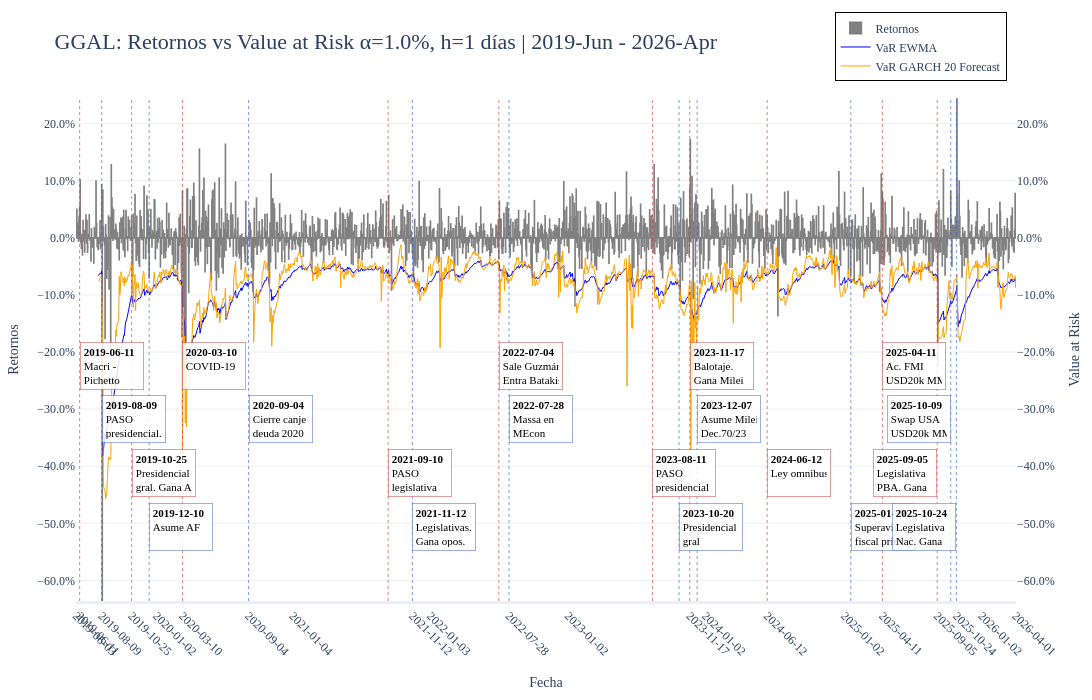

Notebook code for this chart:
### Code cell
COLOR_ALT_1 = "rgba(200,50,50,0.60)"
COLOR_ALT_2 = "rgba(50,90,200,0.60)"

datos = returns                # Serie o array de retornos (index datetime)
tickers = TICKERS

eje_x = datos.index
x_cat = eje_x.strftime("%Y/%m/%d")  # eje categórico con fechas como string (mantiene orden de aparición)

fecha_inicio, fecha_fin = datos.index[[0, -1]]
periodo = f"{fecha_inicio.strftime('%Y-%b')} - {fecha_fin.strftime('%Y-%b')}"
graf_titulo = f'{tickers[0]}: Retornos vs Value at Risk \u03B1={alpha * 100:.1f}%, h={h} días | {periodo}'
eje_x_titulo = 'Fecha'
eje_y_titulo = 'Retornos'
eje_y_titulo_2 = 'Value at Risk'


# primer dia de cada año y cada 2do semestre
idx_anio = pd.DatetimeIndex(eje_x.to_series().groupby(eje_x.year).min().values)
mask_sem2 = eje_x.month >= 7
idx_sem2 = pd.DatetimeIndex(
    eje_x[mask_sem2].to_series().groupby(eje_x[mask_sem2].year).min().values)
fechas_tick = (pd.DatetimeIndex([eje_x.min(), eje_x.max()])
            	.union(idx_anio)#.union(idx_sem2)
                .unique().sort_values())


hechos = reasignar_fechas_hechos(hechos, x_cat)
hechos["MostrarEnEjeX"] = hechos["MostrarEnEjeX"].fillna(False).astype(bool)

if "Color" not in hechos.columns:
    n = len(hechos)
    hechos["Color"] = np.where((np.arange(n) % 2) == 0, COLOR_ALT_1, COLOR_ALT_2)

# Fechas de hechos seleccionadas para el eje X
fechas_hechos = pd.to_datetime(hechos.loc[hechos["MostrarEnEjeX"], "FechaGraficada"]).sort_values()
fechas_combinadas = pd.to_datetime(pd.Index(fechas_tick).union(fechas_hechos)).drop_duplicates().sort_values()

tickvals = fechas_combinadas.strftime('%Y/%m/%d')
ticktext = fechas_combinadas.strftime('%Y-%m-%d')


fig_VaR = go.Figure()

# Barras de retornos
fig_VaR.add_trace(go.Bar(
    x=x_cat,
    y=datos,
    marker=dict(color='grey', line=dict(color='grey', width=1.2)),
    opacity=1,
    name='Retornos',
))

# Líneas de VaR (eje derecho)
line_props = [
    {"y": VaR_EWMA,               "color": "blue",   "dash": "solid", "text_leg": "VaR EWMA"},
    {"y": VaR_GARCH_20_forecast,  "color": "orange", "dash": "solid", "text_leg": "VaR GARCH 20 Forecast"},
]
for prop in line_props:
    fig_VaR.add_trace(go.Scatter(
        x=x_cat,
        y=prop["y"],
        mode="lines",
        line=dict(color=prop["color"], dash=prop["dash"], width=1),
        name=prop["text_leg"],
        showlegend=True,
        yaxis="y2"
    ))


# Lineas verticales
# Posiciones en 'paper' para escalonar anotaciones (0=abajo, 1=arriba)
y_bandas = np.linspace(0.42, 0.1, 4)  # 5 niveles
# offset = 0.17 * (max(datos) - min(datos))  # desplazamiento vertical base
hechos_ordenados = hechos.sort_values("FechaGraficada")

for i, fila in hechos_ordenados.iterrows():
    f_g = pd.to_datetime(fila["FechaGraficada"])
    fecha_str = f_g.strftime("%Y/%m/%d")
    descripcion = fila["Hecho relevante"]
    color_linea = fila["Color"]

    # Alinear el texto cerca de extremos
    if f_g >= eje_x.max() - pd.Timedelta(days=270):
        xanchor = "right"
    elif f_g <= eje_x.min() + pd.Timedelta(days=180):
        xanchor = "left"
    else:
        xanchor = "left"

    # Línea vertical (color específico para cada hecho)
    fig_VaR.add_vline(
        x=fecha_str,
        line=dict(color=color_linea, width=1, dash="dot"),
        layer="above",
    )

    # Anotación (usar 'paper' en Y para independencia de escala)
    y_pos = float(y_bandas[i % len(y_bandas)])
    fig_VaR.add_annotation(
        x=fecha_str,
        y=y_pos,
        xref="x",
        yref="paper",
        text=f"<b>{fila['FechaGraficada'].strftime('%Y-%m-%d')}</b><br>{wrap_text_for_plotly(descripcion, 13)}",
        xanchor=xanchor, yanchor="bottom",
        font=dict(size=11, color="black", family="calibri"),
        bgcolor="rgba(255,255,255,0.85)",
        bordercolor=color_linea,
        borderwidth=0.8,
        borderpad=3,
        showarrow=False,
        width=56,
        height=40,
        valign="top",
        align="left",
    )

# # --- líneas verticales suaves para el 1-ene de cada año (debajo de las trazas) ---
# idx_anio = pd.DatetimeIndex(eje_x.to_series().groupby(eje_x.year).min().values)  # 1.º día presente de cada año
# for x in idx_anio.strftime("%Y/%m/%d"):
#     fig_VaR.add_vline(
#         x=x,
#         line=dict(color="rgba(0,0,0,0.22)", width=1),  # gris tenue, profesional
#         layer="below"  # bajo las barras y líneas de VaR
#     )


# Rango de ejes
min_retornos = float(np.min(datos))
max_retornos = float(np.max(datos))
min_volatilidad = float(min(np.min(p["y"]) for p in line_props))
max_volatilidad = float(max(np.max(p["y"]) for p in line_props))
rango_y = [min(min_retornos, min_volatilidad), max(max_retornos, max_volatilidad)]


fig_VaR.update_layout(
    width=1400, height=700, margin=dict(l=40, r=40, t=60, b=40),
    title=graf_titulo,
    title_font=dict(size=22, family="calibri"),
    font=dict(size=12, family="calibri"),
    xaxis=dict(
        title=dict(text=eje_x_titulo, standoff=20),
        type="category", tickmode="array",
        tickvals=tickvals, ticktext=ticktext,
        tickangle=45,
        showticklabels=True,
        showline=True, linewidth=3,
        # categoryorder="array", categoryarray=list(x_cat),
    ),
    yaxis=dict(title=eje_y_titulo, tickformat=".1%", side="left", range=rango_y),
    yaxis2=dict(title=eje_y_titulo_2, tickformat=".1%", overlaying="y", side="right", showgrid=False, range=rango_y),
    legend=dict(bordercolor="black", borderwidth=1, x=0.99, y=1.17, xanchor="right", yanchor="top"),
    template="plotly_white"
)

fig_VaR.show()
fig_VaR.write_html("VaR_con_eventos.html")

### Figure 1 — Plotly figure (JSON) as saved in the notebook; plotly's stock layout.template omitted (floating-point values rounded to 4 significant figures; data arrays with more than 128 entries replaced by an {"elided": "..."} marker saying what was removed)
{"data": [{"marker": {"color": "grey", "line": {"color": "grey", "width": 1.2}}, "name": "Retornos", "opacity": 1, "type": "bar", "x": {"elided": "1664 str values"}, "y": {"elided": "1664 float values"}}, {"line": {"color": "blue", "dash": "solid", "width": 1}, "mode": "lines", "name": "VaR EWMA", "showlegend": true, "type": "scatter", "x": {"elided": "1664 str values"}, "y": {"elided": "1664 float values"}, "yaxis": "y2"}, {"line": {"color": "orange", "dash": "solid", "width": 1}, "mode": "lines", "name": "VaR GARCH 20 Forecast", "showlegend": true, "type": "scatter", "x": {"elided": "1664 str values"}, "y": {"elided": "1664 float values"}, "yaxis": "y2"}], "layout": {"annotations": [{"align": "left", "bgcolor": "rgba(255,255,255,0.85)", "bordercolor": "rgba(200,50,50,0.60)", "borderpad": 3, "borderwidth": 0.8, "font": {"color": "black", "family": "calibri", "size": 11}, "height": 40, "showarrow": false, "text": "<b>2019-06-11</b><br>Macri -<br>Pichetto", "valign": "top", "width": 56, "x": "2019/06/11", "xanchor": "left", "xref": "x", "y": 0.42, "yanchor": "bottom", "yref": "paper"}, {"align": "left", "bgcolor": "rgba(255,255,255,0.85)", "bordercolor": "rgba(50,90,200,0.60)", "borderpad": 3, "borderwidth": 0.8, "font": {"color": "black", "family": "calibri", "size": 11}, "height": 40, "showarrow": false, "text": "<b>2019-08-09</b><br>PASO<br>presidencial.<br>Pierde MM", "valign": "top", "width": 56, "x": "2019/08/09", "xanchor": "left", "xref": "x", "y": 0.3133, "yanchor": "bottom", "yref": "paper"}, {"align": "left", "bgcolor": "rgba(255,255,255,0.85)", "bordercolor": "rgba(200,50,50,0.60)", "borderpad": 3, "borderwidth": 0.8, "font": {"color": "black", "family": "calibri", "size": 11}, "height": 40, "showarrow": false, "text": "<b>2019-10-25</b><br>Presidencial<br>gral. Gana AF", "valign": "top", "width": 56, "x": "2019/10/25", "xanchor": "left", "xref": "x", "y": 0.2067, "yanchor": "bottom", "yref": "paper"}, {"align": "left", "bgcolor": "rgba(255,255,255,0.85)", "bordercolor": "rgba(50,90,200,0.60)", "borderpad": 3, "borderwidth": 0.8, "font": {"color": "black", "family": "calibri", "size": 11}, "height": 40, "showarrow": false, "text": "<b>2019-12-10</b><br>Asume AF", "valign": "top", "width": 56, "x": "2019/12/10", "xanchor": "left", "xref": "x", "y": 0.1, "yanchor": "bottom", "yref": "paper"}, {"align": "left", "bgcolor": "rgba(255,255,255,0.85)", "bordercolor": "rgba(200,50,50,0.60)", "borderpad": 3, "borderwidth": 0.8, "font": {"color": "black", "family": "calibri", "size": 11}, "height": 40, "showarrow": false, "text": "<b>2020-03-10</b><br>COVID-19", "valign": "top", "width": 56, "x": "2020/03/10", "xanchor": "left", "xref": "x", "y": 0.42, "yanchor": "bottom", "yref": "paper"}, {"align": "left", "bgcolor": "rgba(255,255,255,0.85)", "bordercolor": "rgba(50,90,200,0.60)", "borderpad": 3, "borderwidth": 0.8, "font": {"color": "black", "family": "calibri", "size": 11}, "height": 40, "showarrow": false, "text": "<b>2020-09-04</b><br>Cierre canje<br>deuda 2020", "valign": "top", "width": 56, "x": "2020/09/04", "xanchor": "left", "xref": "x", "y": 0.3133, "yanchor": "bottom", "yref": "paper"}, {"align": "left", "bgcolor": "rgba(255,255,255,0.85)", "bordercolor": "rgba(200,50,50,0.60)", "borderpad": 3, "borderwidth": 0.8, "font": {"color": "black", "family": "calibri", "size": 11}, "height": 40, "showarrow": false, "text": "<b>2021-09-10</b><br>PASO<br>legislativa", "valign": "top", "width": 56, "x": "2021/09/10", "xanchor": "left", "xref": "x", "y": 0.2067, "yanchor": "bottom", "yref": "paper"}, {"align": "left", "bgcolor": "rgba(255,255,255,0.85)", "bordercolor": "rgba(50,90,200,0.60)", "borderpad": 3, "borderwidth": 0.8, "font": {"color": "black", "family": "calibri", "size": 11}, "height": 40, "showarrow": false, "text": "<b>2021-11-12</b><br>Legislativas.<br>Gana opos.", "valign": "top", "width": 56, "x": "2021/11/12", "xanchor": "left", "xref": "x", "y": 0.1, "yanchor": "bottom", "yref": "paper"}, {"align": "left", "bgcolor": "rgba(255,255,255,0.85)", "bordercolor": "rgba(200,50,50,0.60)", "borderpad": 3, "borderwidth": 0.8, "font": {"color": "black", "family": "calibri", "size": 11}, "height": 40, "showarrow": false, "text": "<b>2022-07-04</b><br>Sale Guzmán.<br>Entra Batakis", "valign": "top", "width": 56, "x": "2022/07/04", "xanchor": "left", "xref": "x", "y": 0.42, "yanchor": "bottom", "yref": "paper"}, {"align": "left", "bgcolor": "rgba(255,255,255,0.85)", "bordercolor": "rgba(50,90,200,0.60)", "borderpad": 3, "borderwidth": 0.8, "font": {"color": "black", "family": "calibri", "size": 11}, "height": 40, "showarrow": false, "text": "<b>2022-07-28</b><br>Massa en<br>MEcon", "valign": "top", "width": 56, "x": "2022/07/28", "xanchor": "left", "xref": "x", "y": 0.3133, "yanchor": "bottom", "yref": "paper"}, {"align": "left", "bgcolor": "rgba(255,255,255,0.85)", "bordercolor": "rgba(200,50,50,0.60)", "borderpad": 3, "borderwidth": 0.8, "font": {"color": "black", "family": "calibri", "size": 11}, "height": 40, "showarrow": false, "text": "<b>2023-08-11</b><br>PASO<br>presidencial", "valign": "top", "width": 56, "x": "2023/08/11", "xanchor": "left", "xref": "x", "y": 0.2067, "yanchor": "bottom", "yref": "paper"}, {"align": "left", "bgcolor": "rgba(255,255,255,0.85)", "bordercolor": "rgba(50,90,200,0.60)", "borderpad": 3, "borderwidth": 0.8, "font": {"color": "black", "family": "calibri", "size": 11}, "height": 40, "showarrow": false, "text": "<b>2023-10-20</b><br>Presidencial<br>gral", "valign": "top", "width": 56, "x": "2023/10/20", "xanchor": "left", "xref": "x", "y": 0.1, "yanchor": "bottom", "yref": "paper"}, {"align": "left", "bgcolor": "rgba(255,255,255,0.85)", "bordercolor": "rgba(200,50,50,0.60)", "borderpad": 3, "borderwidth": 0.8, "font": {"color": "black", "family": "calibri", "size": 11}, "height": 40, "showarrow": false, "text": "<b>2023-11-17</b><br>Balotaje.<br>Gana Milei", "valign": "top", "width": 56, "x": "2023/11/17", "xanchor": "left", "xref": "x", "y": 0.42, "yanchor": "bottom", "yref": "paper"}, {"align": "left", "bgcolor": "rgba(255,255,255,0.85)", "bordercolor": "rgba(50,90,200,0.60)", "borderpad": 3, "borderwidth": 0.8, "font": {"color": "black", "family": "calibri", "size": 11}, "height": 40, "showarrow": false, "text": "<b>2023-12-07</b><br>Asume Milei +<br>Dec.70/23", "valign": "top", "width": 56, "x": "2023/12/07", "xanchor": "left", "xref": "x", "y": 0.3133, "yanchor": "bottom", "yref": "paper"}, {"align": "left", "bgcolor": "rgba(255,255,255,0.85)", "bordercolor": "rgba(200,50,50,0.60)", "borderpad": 3, "borderwidth": 0.8, "font": {"color": "black", "family": "calibri", "size": 11}, "height": 40, "showarrow": false, "text": "<b>2024-06-12</b><br>Ley omnibus", "valign": "top", "width": 56, "x": "2024/06/12", "xanchor": "left", "xref": "x", "y": 0.2067, "yanchor": "bottom", "yref": "paper"}, {"align": "left", "bgcolor": "rgba(255,255,255,0.85)", "bordercolor": "rgba(50,90,200,0.60)", "borderpad": 3, "borderwidth": 0.8, "font": {"color": "black", "family": "calibri", "size": 11}, "height": 40, "showarrow": false, "text": "<b>2025-01-17</b><br>Superavit<br>fiscal prim.", "valign": "top", "width": 56, "x": "2025/01/17", "xanchor": "left", "xref": "x", "y": 0.1, "yanchor": "bottom", "yref": "paper"}, {"align": "left", "bgcolor": "rgba(255,255,255,0.85)", "bordercolor": "rgba(200,50,50,0.60)", "borderpad": 3, "borderwidth": 0.8, "font": {"color": "black", "family": "calibri", "size": 11}, "height": 40, "showarrow": false, "text": "<b>2025-04-11</b><br>Ac. FMI<br>USD20k MM +<br>Fin cepo min.", "valign": "top", "width": 56, "x": "2025/04/11", "xanchor": "left", "xref": "x", "y": 0.42, "yanchor": "bottom", "yref": "paper"}, {"align": "left", "bgcolor": "rgba(255,255,255,0.85)", "bordercolor": "rgba(200,50,50,0.60)", "borderpad": 3, "borderwidth": 0.8, "font": {"color": "black", "family": "calibri", "size": 11}, "height": 40, "showarrow": false, "text": "<b>2025-09-05</b><br>Legislativa<br>PBA. Gana<br>opos.", "valign": "top", "width": 56, "x": "2025/09/05", "xanchor": "right", "xref": "x", "y": 0.2067, "yanchor": "bottom", "yref": "paper"}, {"align": "left", "bgcolor": "rgba(255,255,255,0.85)", "bordercolor": "rgba(50,90,200,0.60)", "borderpad": 3, "borderwidth": 0.8, "font": {"color": "black", "family": "calibri", "size": 11}, "height": 40, "showarrow": false, "text": "<b>2025-10-09</b><br>Swap USA<br>USD20k MM", "valign": "top", "width": 56, "x": "2025/10/09", "xanchor": "right", "xref": "x", "y": 0.3133, "yanchor": "bottom", "yref": "paper"}, {"align": "left", "bgcolor": "rgba(255,255,255,0.85)", "bordercolor": "rgba(50,90,200,0.60)", "borderpad": 3, "borderwidth": 0.8, "font": {"color": "black", "family": "calibri", "size": 11}, "height": 40, "showarrow": false, "text": "<b>2025-10-24</b><br>Legislativa<br>Nac. Gana<br>ofic.", "valign": "top", "width": 56, "x": "2025/10/24", "xanchor": "right", "xref": "x", "y": 0.1, "yanchor": "bottom", "yref": "paper"}], "font": {"family": "calibri", "size": 12}, "height": 700, "legend": {"bordercolor": "black", "borderwidth": 1, "x": 0.99, "xanchor": "right", "y": 1.17, "yanchor": "top"}, "margin": {"b": 40, "l": 40, "r": 40, "t": 60}, "shapes": [{"layer": "above", "line": {"color": "rgba(200,50,50,0.60)", "dash": "dot", "width": 1}, "type": "line", "x0": "2019/06/11", "x1": "2019/06/11", "xref": "x", "y0": 0, "y1": 1, "yref": "y domain"}, {"layer": "above", "line": {"color": "rgba(50,90,200,0.60)", "dash": "dot", "width": 1}, "type": "line", "x0": "2019/08/09", "x1": "2019/08/09", "xref": "x", "y0": 0, "y1": 1, "yref": "y domain"}, {"layer": "above", "line": {"color": "rgba(200,50,50,0.60)", "dash": "dot", "width": 1}, "type": "line", "x0": "2019/10/25", "x1": "2019/10/25", "xref": "x", "y0": 0, "y1": 1, "yref": "y domain"}, {"layer": "above", "line": {"color": "rgba(50,90,200,0.60)", "dash": "dot", "width": 1}, "type": "line", "x0": "2019/12/10", "x1": "2019/12/10", "xref": "x", "y0": 0, "y1": 1, "yref": "y domain"}, {"layer": "above", "line": {"color": "rgba(200,50,50,0.60)", "dash": "dot", "width": 1}, "type": "line", "x0": "2020/03/10", "x1": "2020/03/10", "xref": "x", "y0": 0, "y1": 1, "yref": "y domain"}, {"layer": "above", "line": {"color": "rgba(50,90,200,0.60)", "dash": "dot", "width": 1}, "type": "line", "x0": "2020/09/04", "x1": "2020/09/04", "xref": "x", "y0": 0, "y1": 1, "yref": "y domain"}, {"layer": "above", "line": {"color": "rgba(200,50,50,0.60)", "dash": "dot", "width": 1}, "type": "line", "x0": "2021/09/10", "x1": "2021/09/10", "xref": "x", "y0": 0, "y1": 1, "yref": "y domain"}, {"layer": "above", "line": {"color": "rgba(50,90,200,0.60)", "dash": "dot", "width": 1}, "type": "line", "x0": "2021/11/12", "x1": "2021/11/12", "xref": "x", "y0": 0, "y1": 1, "yref": "y domain"}, {"layer": "above", "line": {"color": "rgba(200,50,50,0.60)", "dash": "dot", "width": 1}, "type": "line", "x0": "2022/07/04", "x1": "2022/07/04", "xref": "x", "y0": 0, "y1": 1, "yref": "y domain"}, {"layer": "above", "line": {"color": "rgba(50,90,200,0.60)", "dash": "dot", "width": 1}, "type": "line", "x0": "2022/07/28", "x1": "2022/07/28", "xref": "x", "y0": 0, "y1": 1, "yref": "y domain"}, {"layer": "above", "line": {"color": "rgba(200,50,50,0.60)", "dash": "dot", "width": 1}, "type": "line", "x0": "2023/08/11", "x1": "2023/08/11", "xref": "x", "y0": 0, "y1": 1, "yref": "y domain"}, {"layer": "above", "line": {"color": "rgba(50,90,200,0.60)", "dash": "dot", "width": 1}, "type": "line", "x0": "2023/10/20", "x1": "2023/10/20", "xref": "x", "y0": 0, "y1": 1, "yref": "y domain"}, {"layer": "above", "line": {"color": "rgba(200,50,50,0.60)", "dash": "dot", "width": 1}, "type": "line", "x0": "2023/11/17", "x1": "2023/11/17", "xref": "x", "y0": 0, "y1": 1, "yref": "y domain"}, {"layer": "above", "line": {"color": "rgba(50,90,200,0.60)", "dash": "dot", "width": 1}, "type": "line", "x0": "2023/12/07", "x1": "2023/12/07", "xref": "x", "y0": 0, "y1": 1, "yref": "y domain"}, {"layer": "above", "line": {"color": "rgba(200,50,50,0.60)", "dash": "dot", "width": 1}, "type": "line", "x0": "2024/06/12", "x1": "2024/06/12", "xref": "x", "y0": 0, "y1": 1, "yref": "y domain"}, {"layer": "above", "line": {"color": "rgba(50,90,200,0.60)", "dash": "dot", "width": 1}, "type": "line", "x0": "2025/01/17", "x1": "2025/01/17", "xref": "x", "y0": 0, "y1": 1, "yref": "y domain"}, {"layer": "above", "line": {"color": "rgba(200,50,50,0.60)", "dash": "dot", "width": 1}, "type": "line", "x0": "2025/04/11", "x1": "2025/04/11", "xref": "x", "y0": 0, "y1": 1, "yref": "y domain"}, {"layer": "above", "line": {"color": "rgba(200,50,50,0.60)", "dash": "dot", "width": 1}, "type": "line", "x0": "2025/09/05", "x1": "2025/09/05", "xref": "x", "y0": 0, "y1": 1, "yref": "y domain"}, {"layer": "above", "line": {"color": "rgba(50,90,200,0.60)", "dash": "dot", "width": 1}, "type": "line", "x0": "2025/10/09", "x1": "2025/10/09", "xref": "x", "y0": 0, "y1": 1, "yref": "y domain"}, {"layer": "above", "line": {"color": "rgba(50,90,200,0.60)", "dash": "dot", "width": 1}, "type": "line", "x0": "2025/10/24", "x1": "2025/10/24", "xref": "x", "y0": 0, "y1": 1, "yref": "y domain"}], "title": {"font": {"family": "calibri", "size": 22}, "text": "GGAL: Retornos vs Value at Risk α=1.0%, h=1 días | 2019-Jun - 2026-Apr"}, "width": 1400, "xaxis": {"linewidth": 3, "showline": true, "showticklabels": true, "tickangle": 45, "tickmode": "array", "ticktext": ["2019-06-03", "2019-06-11", "2019-08-09", "2019-10-25", "2020-01-02", "2020-03-10", "2020-09-04", "2021-01-04", "2021-11-12", "2022-01-03", "2022-07-28", "2023-01-02", "2023-11-17", "2024-01-02", "2024-06-12", "2025-01-02", "2025-04-11", "2025-09-05", "2025-10-24", "2026-01-02", "2026-04-01"], "tickvals": ["2019/06/03", "2019/06/11", "2019/08/09", "2019/10/25", "2020/01/02", "2020/03/10", "2020/09/04", "2021/01/04", "2021/11/12", "2022/01/03", "2022/07/28", "2023/01/02", "2023/11/17", "2024/01/02", "2024/06/12", "2025/01/02", "2025/04/11", "2025/09/05", "2025/10/24", "2026/01/02", "2026/04/01"], "title": {"standoff": 20, "text": "Fecha"}, "type": "category"}, "yaxis": {"range": [-0.6361, 0.2449], "side": "left", "tickformat": ".1%", "title": {"text": "Retornos"}}, "yaxis2": {"overlaying": "y", "range": [-0.6361, 0.2449], "showgrid": false, "side": "right", "tickformat": ".1%", "title": {"text": "Value at Risk"}}}}
